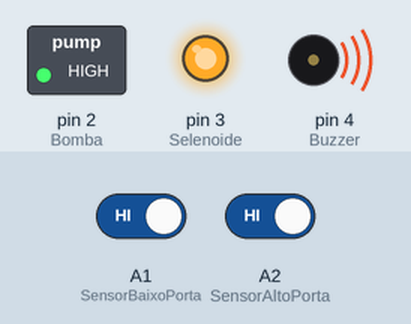
Recording of a sketch running on a simulated Arduino Uno, built with avr-gcc and run on an emulated ATmega328P. Parts: switched loads named in the sketch (green lamp = pin HIGH), output pins drawn as LEDs (lit = HIGH), buzzer (waves = sounding, pin HIGH). The test bench sets the inputs (shaded band); at power-on: A1 (SensorBaixoPorta) HIGH, A2 (SensorAltoPorta) HIGH.

Above: at 0.1 s.
At 0.6 s:
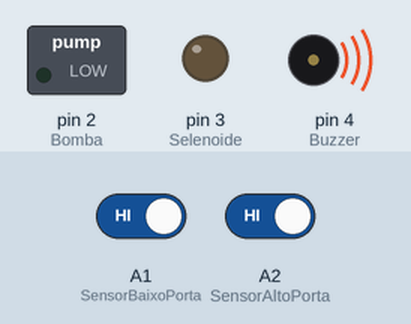
At 50.6 s:
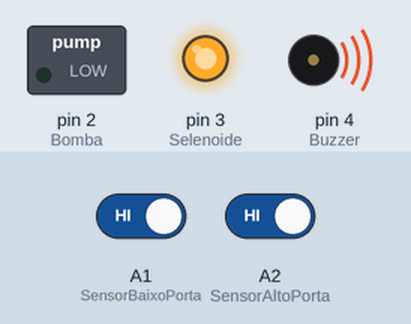
Timing chart, 0 to 52.1 s (numbered marks = the images above):
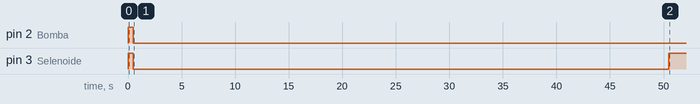

Measured:
- by itself, pin 2 (Bomba): HIGH → LOW at 0.50 s
- by itself, pin 3 (Selenoide): HIGH → LOW at 0.50 s, → HIGH 50.0 s later

The sketch:

RO_AUTO.ino
```cpp
int SensorBaixo ;
int SensorAlto ;
int SensorBaixoPorta = A1;
int SensorAltoPorta = A2;
int tempo = 0;

int Bomba = 2;
int Selenoide = 3;
int Buzzer = 4;

bool Agua = false;
bool RoFlush = true;
bool erro = false;


void setup() {
  pinMode(Bomba, OUTPUT);
  pinMode(Selenoide, OUTPUT);
  pinMode(Buzzer, OUTPUT);

  pinMode(SensorBaixoPorta, INPUT_PULLUP);
  pinMode(SensorAltoPorta, INPUT_PULLUP);

  digitalWrite(Selenoide, HIGH);
  digitalWrite(Bomba, HIGH);
  digitalWrite(Buzzer, HIGH);
}

void loop() {

 SensorBaixo = digitalRead(SensorBaixoPorta);
 SensorAlto = digitalRead(SensorAltoPorta);
 delay(500);

if (SensorBaixo == 1 and SensorAlto == 1 ) {
   Agua = true;
    }
else {
  digitalWrite(Bomba, HIGH); // Desliga Bomba
  tempo = 0;
}


if (SensorAlto == 0) {
    Agua = false;
    RoFlush = true;
}
while (Agua == true) {
   digitalWrite(Bomba, LOW); // liga bomba
   while (RoFlush == true) {
      digitalWrite(Selenoide, LOW); // liga Flush
      delay(50000);
      digitalWrite(Selenoide, HIGH); // desliga flush
      RoFlush = false;
   }


   SensorAlto = digitalRead(A2);
   tempo = tempo + 1;
   delay(1000);
   if (tempo >= 3600000 ) {
    cancela();
   }
   if (SensorAlto == 0) {
        Agua = false;
   }


      }


} // end loop

void cancela() {
  erro = true;
  while( erro == true) {

    digitalWrite(Selenoide, HIGH);
    digitalWrite(Bomba,  HIGH);
    digitalWrite(Buzzer, LOW);
    delay(500);
    digitalWrite(Buzzer, HIGH);
    delay(500);
  }

}
```
